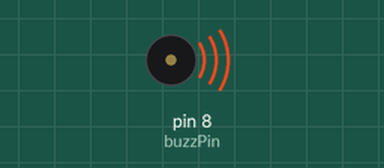
Simulated run of this sketch. Board: Arduino Uno, built with avr-gcc and run on an emulated ATmega328P. Parts: buzzer (waves = sounding).

Above: at 0.1 s.
Timing chart, 0 to 1.6 s (numbered marks = the images above):
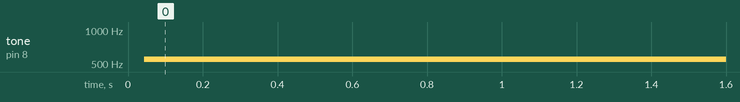

The sketch:

Beep2.ino
```cpp
int buzzPin = 8;
int bt1 = 1;
int bt2 = 900;

void setup() {
  pinMode(buzzPin, OUTPUT);

}

void loop() {
  digitalWrite(buzzPin, HIGH);
  delayMicroseconds(bt2);
  digitalWrite(buzzPin, LOW);
  delayMicroseconds(bt2);
}
```

Measured:
- by itself, tone on pin 8 (buzzPin): silent → 553 Hz at 0.04 s
